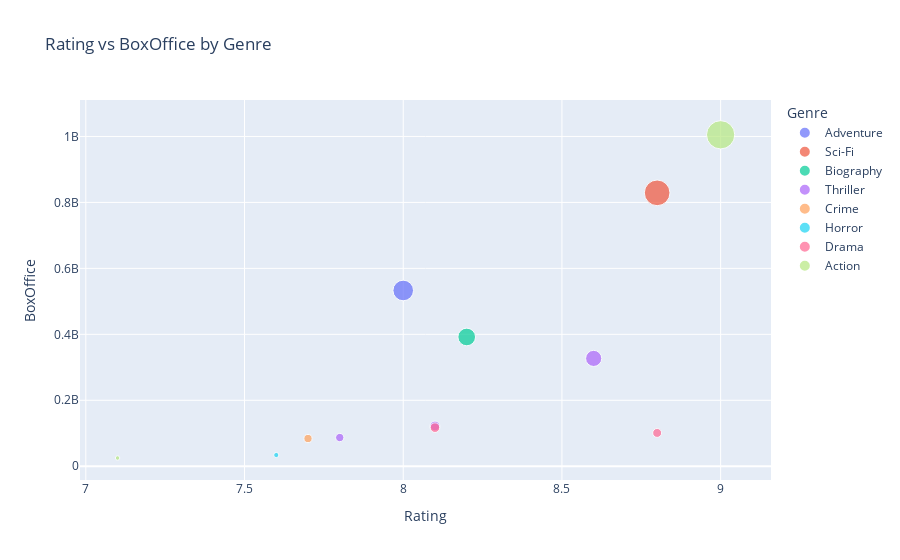

The notebook cell saved with this chart:
### Markdown cell above
# Scatter Plot

### Use when: You want to see relationship between 2 numeric variables.

### Code cell
# Scatter Plot: Rating vs BoxOffice
fig = px.scatter(df, x='Rating', y='BoxOffice', color='Genre', hover_data=['Movie','Actor'],
                 size='BoxOffice', title='Rating vs BoxOffice by Genre')
fig.show()

### Figure 1 — Plotly figure (JSON) as saved in the notebook; plotly's stock layout.template omitted (floating-point values rounded to 4 significant figures)
{"data": [{"customdata": [["The Revenant", "Leonardo Dicaprio"]], "hovertemplate": "Genre=Adventure<br>Rating=%{x}<br>BoxOffice=%{marker.size}<br>Movie=%{customdata[0]}<br>Actor=%{customdata[1]}<extra></extra>", "legendgroup": "Adventure", "marker": {"color": "#636efa", "size": [533000000], "sizemode": "area", "sizeref": 2512500, "symbol": "circle"}, "mode": "markers", "name": "Adventure", "orientation": "v", "showlegend": true, "type": "scatter", "x": [8.0], "xaxis": "x", "y": [533000000], "yaxis": "y"}, {"customdata": [["Inception", "Leonardo Dicaprio"]], "hovertemplate": "Genre=Sci-Fi<br>Rating=%{x}<br>BoxOffice=%{marker.size}<br>Movie=%{customdata[0]}<br>Actor=%{customdata[1]}<extra></extra>", "legendgroup": "Sci-Fi", "marker": {"color": "#EF553B", "size": [829000000], "sizemode": "area", "sizeref": 2512500, "symbol": "circle"}, "mode": "markers", "name": "Sci-Fi", "orientation": "v", "showlegend": true, "type": "scatter", "x": [8.8], "xaxis": "x", "y": [829000000], "yaxis": "y"}, {"customdata": [["The Wolf of Wall Street", "Leonardo Dicaprio"]], "hovertemplate": "Genre=Biography<br>Rating=%{x}<br>BoxOffice=%{marker.size}<br>Movie=%{customdata[0]}<br>Actor=%{customdata[1]}<extra></extra>", "legendgroup": "Biography", "marker": {"color": "#00cc96", "size": [392000000], "sizemode": "area", "sizeref": 2512500, "symbol": "circle"}, "mode": "markers", "name": "Biography", "orientation": "v", "showlegend": true, "type": "scatter", "x": [8.2], "xaxis": "x", "y": [392000000], "yaxis": "y"}, {"customdata": [["Prisoners", "Jake Gyllenhaal"], ["Nightcrawler", "Jake Gyllenhaal"], ["SE7EN", "Brad Pitt"]], "hovertemplate": "Genre=Thriller<br>Rating=%{x}<br>BoxOffice=%{marker.size}<br>Movie=%{customdata[0]}<br>Actor=%{customdata[1]}<extra></extra>", "legendgroup": "Thriller", "marker": {"color": "#ab63fa", "size": [122000000, 87000000, 327000000], "sizemode": "area", "sizeref": 2512500, "symbol": "circle"}, "mode": "markers", "name": "Thriller", "orientation": "v", "showlegend": true, "type": "scatter", "x": [8.1, 7.8, 8.6], "xaxis": "x", "y": [122000000, 87000000, 327000000], "yaxis": "y"}, {"customdata": [["Zodiac", "Jake Gyllenhaal"]], "hovertemplate": "Genre=Crime<br>Rating=%{x}<br>BoxOffice=%{marker.size}<br>Movie=%{customdata[0]}<br>Actor=%{customdata[1]}<extra></extra>", "legendgroup": "Crime", "marker": {"color": "#FFA15A", "size": [84000000], "sizemode": "area", "sizeref": 2512500, "symbol": "circle"}, "mode": "markers", "name": "Crime", "orientation": "v", "showlegend": true, "type": "scatter", "x": [7.7], "xaxis": "x", "y": [84000000], "yaxis": "y"}, {"customdata": [["American Psycho", "Christian Bale"]], "hovertemplate": "Genre=Horror<br>Rating=%{x}<br>BoxOffice=%{marker.size}<br>Movie=%{customdata[0]}<br>Actor=%{customdata[1]}<extra></extra>", "legendgroup": "Horror", "marker": {"color": "#19d3f3", "size": [34000000], "sizemode": "area", "sizeref": 2512500, "symbol": "circle"}, "mode": "markers", "name": "Horror", "orientation": "v", "showlegend": true, "type": "scatter", "x": [7.6], "xaxis": "x", "y": [34000000], "yaxis": "y"}, {"customdata": [["Ford vs Ferrari", "Christian Bale"], ["Fight Club", "Brad Pitt"]], "hovertemplate": "Genre=Drama<br>Rating=%{x}<br>BoxOffice=%{marker.size}<br>Movie=%{customdata[0]}<br>Actor=%{customdata[1]}<extra></extra>", "legendgroup": "Drama", "marker": {"color": "#FF6692", "size": [117000000, 101000000], "sizemode": "area", "sizeref": 2512500, "symbol": "circle"}, "mode": "markers", "name": "Drama", "orientation": "v", "showlegend": true, "type": "scatter", "x": [8.1, 8.8], "xaxis": "x", "y": [117000000, 101000000], "yaxis": "y"}, {"customdata": [["The Dark Knight", "Christian Bale"], ["F1", "Brad Pitt"]], "hovertemplate": "Genre=Action<br>Rating=%{x}<br>BoxOffice=%{marker.size}<br>Movie=%{customdata[0]}<br>Actor=%{customdata[1]}<extra></extra>", "legendgroup": "Action", "marker": {"color": "#B6E880", "size": [1005000000, 25000000], "sizemode": "area", "sizeref": 2512500, "symbol": "circle"}, "mode": "markers", "name": "Action", "orientation": "v", "showlegend": true, "type": "scatter", "x": [9.0, 7.1], "xaxis": "x", "y": [1005000000, 25000000], "yaxis": "y"}], "layout": {"legend": {"itemsizing": "constant", "title": {"text": "Genre"}, "tracegroupgap": 0}, "title": {"text": "Rating vs BoxOffice by Genre"}, "xaxis": {"anchor": "y", "domain": [0, 1], "title": {"text": "Rating"}}, "yaxis": {"anchor": "x", "domain": [0, 1], "title": {"text": "BoxOffice"}}}}
